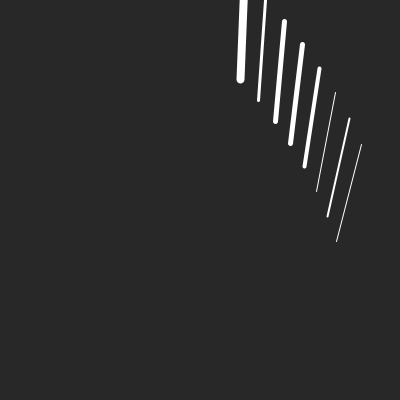
Frame 1 (no input)
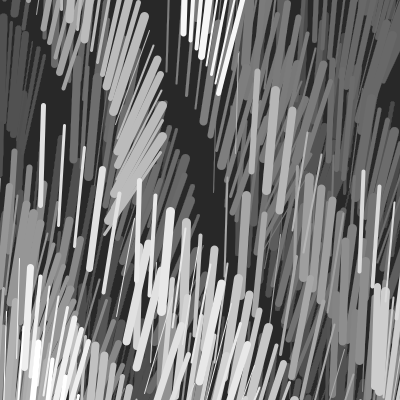
Frame 60 (the mouse pressed at the canvas centre just before this capture)
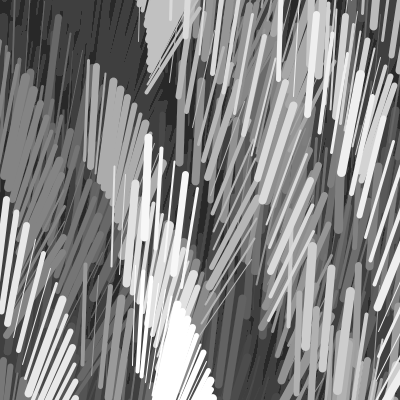
Frame 120 (the mouse held since frame 60 and released just before this capture)

The Processing sketch that drew these frames (run headless with seeded random() and noise(); from frame 60 on, the mouse is pressed at the canvas centre):

// Processing sketch: processing_19919
// ── processing_19919.pde

//by Rachael Nelson
//1. Title: Roller Coaster, Date: January 29th, 2011
//Start with a vertical line drawn from a specific point, and all subsequent 
//lines begin from a point that shifts slightly down and to the right from the
//previous (But not the same amount of change each time). Each line also has
//an increasing slight change in angle. (First line is vertical, 
//second line is tilted a couple degrees, third line is tilted slightly more, etc.).
//Draw several of these sequences overlapping.

void setup() {
  size(400,400);
  background(40);
  smooth();
  noStroke();
  
  //noLoop();
}

void draw() {
  strokeWeight(0);
  fill(40,10);
  rect(-10,-10,10+width,10+height);
  
  stroke(255);
  //lineSeq(100, 200, 5, 5);
  lineSeq( random(-50,width), random(-50,height+50), 
           int(random(5,20)), int(random(5,20)) );
}

void lineSeq(float x, float y, int dst, int lines) {
  translate(x,y);
  x = 0; y = 0;
  int sw = 1;
  for (int i = 1; i <= lines; i++) {
    rotate(PI/100);
    sw = int(random(1,10));
    strokeWeight(sw);
    line(x,y,x, y-100);
    x +=  dst;
    y +=  dst;
  }
}
                
